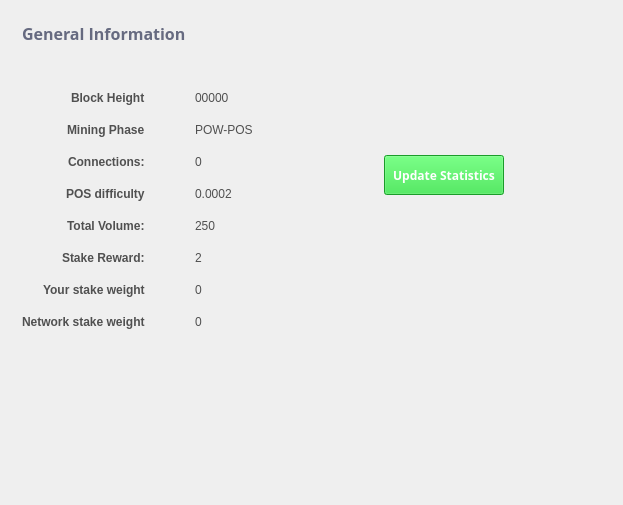
<?xml version="1.0" encoding="UTF-8"?>
<ui version="4.0">
 <class>StatisticsPage</class>
 <widget class="QWidget" name="StatisticsPage">
  <property name="windowModality">
   <enum>Qt::NonModal</enum>
  </property>
  <property name="geometry">
   <rect>
    <x>0</x>
    <y>0</y>
    <width>623</width>
    <height>505</height>
   </rect>
  </property>
  <property name="windowTitle">
   <string>Digging</string>
  </property>
  <property name="styleSheet">
   <string notr="true">color:#505050;
font-family:'Open Sans,sans-serif';</string>
  </property>
  <layout class="QGridLayout" name="gridLayout">
   <property name="sizeConstraint">
    <enum>QLayout::SetMaximumSize</enum>
   </property>
   <item row="0" column="1">
    <widget class="QFrame" name="frame">
     <property name="frameShape">
      <enum>QFrame::StyledPanel</enum>
     </property>
     <property name="frameShadow">
      <enum>QFrame::Raised</enum>
     </property>
    </widget>
   </item>
   <item row="0" column="2">
    <spacer name="horizontalSpacer">
     <property name="orientation">
      <enum>Qt::Horizontal</enum>
     </property>
     <property name="sizeHint" stdset="0">
      <size>
       <width>10</width>
       <height>20</height>
      </size>
     </property>
    </spacer>
   </item>
   <item row="0" column="0">
    <widget class="QFrame" name="gridFrame_2">
     <layout class="QGridLayout" name="gridLayout_4">
      <item row="3" column="0">
       <layout class="QFormLayout" name="formLayout_2">
        <property name="fieldGrowthPolicy">
         <enum>QFormLayout::FieldsStayAtSizeHint</enum>
        </property>
        <property name="labelAlignment">
         <set>Qt::AlignRight|Qt::AlignTrailing|Qt::AlignVCenter</set>
        </property>
        <property name="horizontalSpacing">
         <number>50</number>
        </property>
        <property name="verticalSpacing">
         <number>18</number>
        </property>
        <property name="rightMargin">
         <number>0</number>
        </property>
        <item row="1" column="0">
         <widget class="QLabel" name="label_14">
          <property name="text">
           <string>&lt;html&gt;&lt;head/&gt;&lt;body&gt;&lt;p&gt;&lt;span style=&quot; font-weight:600;&quot;&gt;Block Height&lt;/span&gt;&lt;/p&gt;&lt;/body&gt;&lt;/html&gt;</string>
          </property>
         </widget>
        </item>
        <item row="1" column="1">
         <widget class="QLabel" name="heightBox">
          <property name="text">
           <string>00000</string>
          </property>
         </widget>
        </item>
        <item row="2" column="0">
         <widget class="QLabel" name="label_15">
          <property name="text">
           <string>&lt;html&gt;&lt;head/&gt;&lt;body&gt;&lt;p&gt;&lt;span style=&quot; font-weight:600;&quot;&gt;Mining Phase&lt;/span&gt;&lt;/p&gt;&lt;/body&gt;&lt;/html&gt;</string>
          </property>
         </widget>
        </item>
        <item row="2" column="1">
         <widget class="QLabel" name="cBox">
          <property name="text">
           <string>POW-POS</string>
          </property>
         </widget>
        </item>
        <item row="3" column="0">
         <widget class="QLabel" name="label1_2">
          <property name="text">
           <string>&lt;html&gt;&lt;head/&gt;&lt;body&gt;&lt;p&gt;&lt;span style=&quot; font-weight:600;&quot;&gt;Connections:&lt;/span&gt;&lt;/p&gt;&lt;/body&gt;&lt;/html&gt;</string>
          </property>
         </widget>
        </item>
        <item row="3" column="1">
         <widget class="QLabel" name="connectionBox">
          <property name="text">
           <string>0</string>
          </property>
         </widget>
        </item>
        <item row="4" column="0">
         <widget class="QLabel" name="label_9">
          <property name="text">
           <string>&lt;html&gt;&lt;head/&gt;&lt;body&gt;&lt;p&gt;&lt;span style=&quot; font-weight:600;&quot;&gt;POS difficulty&lt;/span&gt;&lt;/p&gt;&lt;/body&gt;&lt;/html&gt;</string>
          </property>
         </widget>
        </item>
        <item row="4" column="1">
         <widget class="QLabel" name="diffBox2">
          <property name="text">
           <string>0.0002</string>
          </property>
         </widget>
        </item>
        <item row="6" column="0">
         <widget class="QLabel" name="label_8">
          <property name="text">
           <string>&lt;html&gt;&lt;head/&gt;&lt;body&gt;&lt;p&gt;&lt;span style=&quot; font-weight:600;&quot;&gt;Total Volume:&lt;/span&gt;&lt;/p&gt;&lt;/body&gt;&lt;/html&gt;</string>
          </property>
         </widget>
        </item>
        <item row="6" column="1">
         <widget class="QLabel" name="volumeBox">
          <property name="text">
           <string>250</string>
          </property>
         </widget>
        </item>
        <item row="7" column="0">
         <widget class="QLabel" name="label">
          <property name="text">
           <string>&lt;html&gt;&lt;head/&gt;&lt;body&gt;&lt;p&gt;&lt;span style=&quot; font-weight:600;&quot;&gt;Stake Reward:&lt;/span&gt;&lt;/p&gt;&lt;/body&gt;&lt;/html&gt;</string>
          </property>
         </widget>
        </item>
        <item row="7" column="1">
         <widget class="QLabel" name="rewardBox">
          <property name="text">
           <string>2</string>
          </property>
         </widget>
        </item>
        <item row="8" column="0">
         <widget class="QLabel" name="label_10">
          <property name="text">
           <string>&lt;html&gt;&lt;head/&gt;&lt;body&gt;&lt;p&gt;&lt;span style=&quot; font-weight:600;&quot;&gt;Your stake weight&lt;/span&gt;&lt;/p&gt;&lt;/body&gt;&lt;/html&gt;</string>
          </property>
         </widget>
        </item>
        <item row="8" column="1">
         <widget class="QLabel" name="minBox">
          <property name="text">
           <string>0</string>
          </property>
         </widget>
        </item>
        <item row="9" column="0">
         <widget class="QLabel" name="label_11">
          <property name="text">
           <string>&lt;html&gt;&lt;head/&gt;&lt;body&gt;&lt;p&gt;&lt;span style=&quot; font-weight:600;&quot;&gt;Network stake weight&lt;/span&gt;&lt;/p&gt;&lt;/body&gt;&lt;/html&gt;</string>
          </property>
         </widget>
        </item>
        <item row="9" column="1">
         <widget class="QLabel" name="maxBox">
          <property name="text">
           <string>0</string>
          </property>
         </widget>
        </item>
       </layout>
      </item>
      <item row="1" column="0">
       <layout class="QHBoxLayout" name="horizontalLayout_4">
        <property name="spacing">
         <number>7</number>
        </property>
        <item>
         <widget class="QLabel" name="label_5">
          <property name="font">
           <font>
            <family>Open Sans,sans-serif</family>
           </font>
          </property>
          <property name="text">
           <string>&lt;html&gt;&lt;head/&gt;&lt;body&gt;&lt;p&gt;&lt;span style=&quot; font-size:12pt; font-weight:600; color:#666a80;&quot;&gt;General Information&lt;/span&gt;&lt;/p&gt;&lt;/body&gt;&lt;/html&gt;</string>
          </property>
         </widget>
        </item>
        <item>
         <spacer name="horizontalSpacer_2">
          <property name="orientation">
           <enum>Qt::Horizontal</enum>
          </property>
          <property name="sizeHint" stdset="0">
           <size>
            <width>40</width>
            <height>20</height>
           </size>
          </property>
         </spacer>
        </item>
       </layout>
      </item>
      <item row="2" column="0">
       <spacer name="verticalSpacer_2">
        <property name="orientation">
         <enum>Qt::Vertical</enum>
        </property>
        <property name="sizeHint" stdset="0">
         <size>
          <width>20</width>
          <height>40</height>
         </size>
        </property>
       </spacer>
      </item>
     </layout>
    </widget>
   </item>
   <item row="0" column="4">
    <spacer name="horizontalSpacer_3">
     <property name="orientation">
      <enum>Qt::Horizontal</enum>
     </property>
     <property name="sizeHint" stdset="0">
      <size>
       <width>10</width>
       <height>20</height>
      </size>
     </property>
    </spacer>
   </item>
   <item row="1" column="0">
    <spacer name="verticalSpacer">
     <property name="orientation">
      <enum>Qt::Vertical</enum>
     </property>
     <property name="sizeHint" stdset="0">
      <size>
       <width>20</width>
       <height>40</height>
      </size>
     </property>
    </spacer>
   </item>
   <item row="0" column="3">
    <widget class="QToolButton" name="startButton">
     <property name="sizePolicy">
      <sizepolicy hsizetype="Fixed" vsizetype="Fixed">
       <horstretch>0</horstretch>
       <verstretch>0</verstretch>
      </sizepolicy>
     </property>
     <property name="minimumSize">
      <size>
       <width>120</width>
       <height>40</height>
      </size>
     </property>
     <property name="font">
      <font>
       <family>Open Sans,sans-serif</family>
       <weight>75</weight>
       <bold>true</bold>
      </font>
     </property>
     <property name="focusPolicy">
      <enum>Qt::NoFocus</enum>
     </property>
     <property name="styleSheet">
      <string notr="true">background-color: #25db3a; color: #FFFFFF</string>
     </property>
     <property name="text">
      <string>Update Statistics</string>
     </property>
     <property name="toolButtonStyle">
      <enum>Qt::ToolButtonTextOnly</enum>
     </property>
    </widget>
   </item>
  </layout>
 </widget>
 <layoutdefault spacing="6" margin="11"/>
 <resources/>
 <connections/>
</ui>
